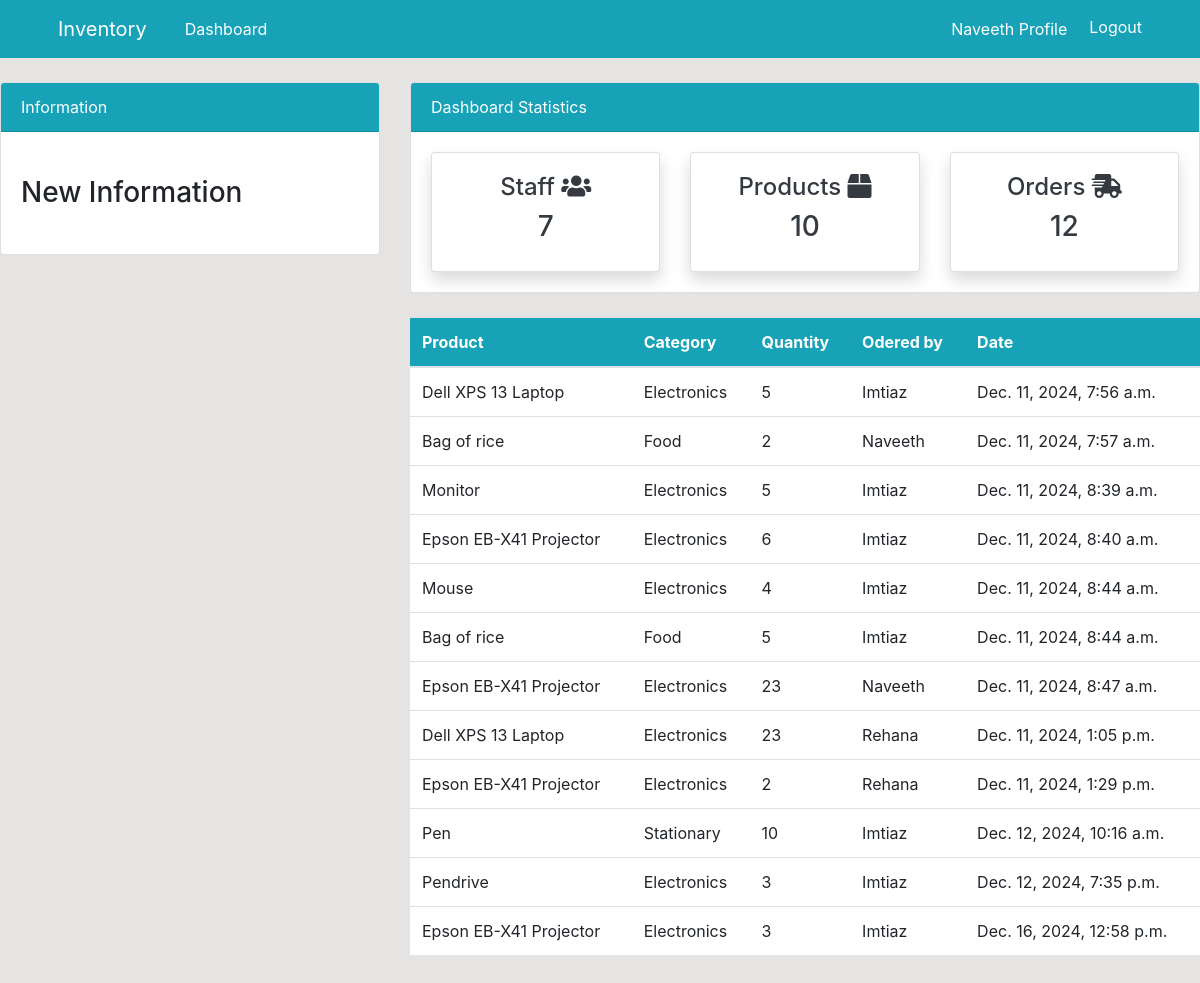
Screenshot of /order/ (signed in) with the database file from the repository.
### dashboard/models.py (models this page shows, shortened)
class Order(models.Model):
    product = models.ForeignKey(Product, on_delete=models.CASCADE, null=True)
    staff = models.ForeignKey(User, models.CASCADE, null=True)
    order_quantity = models.PositiveIntegerField(null=True)
    date = models.DateTimeField(auto_now_add=True)
    class  Meta:
        verbose_name_plural = 'Order'

class Product(models.Model):
    name = models.CharField(max_length=100, null=True)
    quantity = models.PositiveIntegerField(null=True)
    category = models.CharField(max_length=50, choices=CATEGORY, null=True)
    class Meta:
        verbose_name_plural = 'Product'
    def __str__(self):
        return f'{self.name}'

### dashboard/views.py (the view)
# urls.py: path('order/', views.order, name = 'dashboard-order'),
@login_required
def order(request):
    orders = Order.objects.all()
    orders_count = orders.count()
    workers_count = User.objects.all().count()
    product_count = Product.objects.all().count()
    context = {
        'orders' : orders,
        'workers_count': workers_count,
        'orders_count' : orders_count,
        'product_count': product_count
    }
    return render(request, 'dashboard/order.html', context)

### templates/dashboard/order.html (shortened to what this page needs)
{% extends 'partials/base.html' %}
{% block content %}
{% include 'partials/topnav.html' %}
<div class="row my-4">
    <div class="col-md-4"></div>
    <div class="col-md-8">
        <table class="table bg-white">
            <thead class="bg-info text-white">
                <tr>
                    <th scope="col">Product</th>
                    <th scope="col">Category</th>
                    <th scope="col">Quantity</th>
                    <th scope="col">Odered by</th>
                    <th scope="col">Date</th>
                </tr>
            </thead>
            <tbody>
                {% for orders in orders %}
                <tr>
                    <td>{{ orders.product }}</td>
                    <td>{{ orders.product.category }}</td>
                    <td>{{ orders.order_quantity }}</td>
                    <td>{{ orders.staff.username }}</td>
                    <td>{{ orders.date }}</td>
                </tr>
                {% endfor %}
            </tbody>
        </table>
    </div>
</div>
{% endblock %}

### templates/partials/nav.html (shortened to what this page needs)
<nav class="navbar navbar-expand-lg navbar-info bg-info">
    <div class="container">
        {% if user.is_authenticated %}
        <a class="navbar-brand btn btn-info text-white" href="{% url 'dashboard-index' %}">Inventory</a>
        <div class="collapse navbar-collapse" id="navbarSupportedContent">
            <ul class="navbar-nav mr-auto">
                <li class="nav-item">
                    <a class="nav-link btn btn-info text-white" href="{% url 'dashboard-index' %}">Dashboard</a>
                </li>
            </ul>
            <ul class="navbar-nav ml-auto">
                <li class="nav-item">
                    <a class="nav-link btn btn-info text-white" href="{% url 'user-profile' %}">{{ user.username }} Profile</a>
                </li>
                <li class="nav-item">
                    <form method="post" action="{% url 'user-logout' %}" style="display: inline;">
                        <button type="submit" class="btn btn-info text-white">Logout</button>
                    </form>
                </li>
            </ul>
        </div>
        {% endif %}
    </div>
</nav>

### static/style.css (style rules this page uses)
body { background: rgb(230, 227, 227); }

### rows the page displays
Order: product "Dell XPS 13 Laptop", product.category "Electronics", order_quantity "5", staff.username "Imtiaz", date "Dec. 11, 2024, 7:56 a.m."
Order: product "Bag of rice", product.category "Food", order_quantity "2", staff.username "Naveeth", date "Dec. 11, 2024, 7:57 a.m."
Order: product "Monitor", product.category "Electronics", order_quantity "5", staff.username "Imtiaz", date "Dec. 11, 2024, 8:39 a.m."
Order: product "Epson EB-X41 Projector", product.category "Electronics", order_quantity "6", staff.username "Imtiaz", date "Dec. 11, 2024, 8:40 a.m."
Order: product "Mouse", product.category "Electronics", order_quantity "4", staff.username "Imtiaz", date "Dec. 11, 2024, 8:44 a.m."
Order: product "Bag of rice", product.category "Food", order_quantity "5", staff.username "Imtiaz", date "Dec. 11, 2024, 8:44 a.m."
Order: product "Epson EB-X41 Projector", product.category "Electronics", order_quantity "23", staff.username "Naveeth", date "Dec. 11, 2024, 8:47 a.m."
Order: product "Dell XPS 13 Laptop", product.category "Electronics", order_quantity "23", staff.username "Rehana", date "Dec. 11, 2024, 1:05 p.m."
Order: product "Epson EB-X41 Projector", product.category "Electronics", order_quantity "2", staff.username "Rehana", date "Dec. 11, 2024, 1:29 p.m."
Order: product "Pen", product.category "Stationary", order_quantity "10", staff.username "Imtiaz", date "Dec. 12, 2024, 10:16 a.m."
Order: product "Pendrive", product.category "Electronics", order_quantity "3", staff.username "Imtiaz", date "Dec. 12, 2024, 7:35 p.m."
Order: product "Epson EB-X41 Projector", product.category "Electronics", order_quantity "3", staff.username "Imtiaz", date "Dec. 16, 2024, 12:58 p.m."

### other values shown
{{ user.username }} "Naveeth"
{{ workers_count }} "7"
{{ product_count }} "10"
{{ orders_count }} "12"
